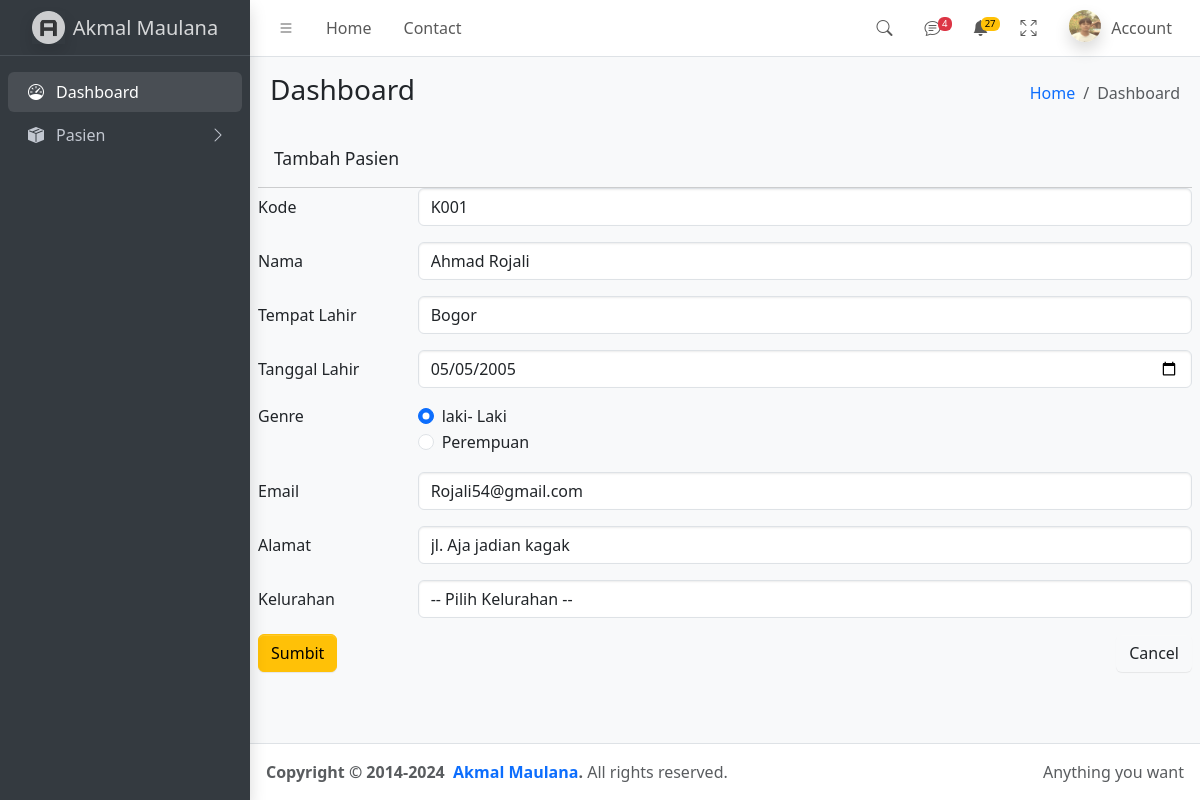
Page /TugasProjectUTS/form_pasien.php?id=1 on the committed database.
### tables this page shows
CREATE TABLE `pasien` (
  `id` int(11) NOT NULL,
  `kode` varchar(8) NOT NULL,
  `nama` varchar(80) NOT NULL,
  `tmp_lahir` varchar(50) NOT NULL,
  `tgl_lahir` date NOT NULL,
  `gender` enum('L','P') NOT NULL,
  `idkelurahan` int(11) DEFAULT NULL,
  `email` varchar(80) NOT NULL,
  `alamat` text NOT NULL
);

### TugasProjectUTS/form_pasien.php (the view, shortened to what this page needs)
<?php
                include_once 'top.php';
                require_once 'dbkoneksi.php';
                $_id = $_GET['id'] ?? '';
                $row = [];
                $tombol = 'Simpan';
                if ($_id) {
                    $sql = "SELECT * FROM pasien WHERE id=?";
                    $st = $dbh->prepare($sql);
                    $st->execute([$_id]);
                    $row = $st->fetch();
                    $tombol = 'Ubah';
                }
        ?>
<?php
                include_once 'top.php';
        ?>
    <div class="app-wrapper">
      <nav class="app-header navbar navbar-expand bg-body">
       <?php include_once 'menu.php'; ?>
      </nav>
      <aside class="app-sidebar bg-body-secondary shadow" data-bs-theme="dark">
        <div class="sidebar-brand">
          <a href="./index.html" class="brand-link">
            <img
              src="./dist/assets/img/AdminLTELogo.png"
              alt="AdminLTE Logo"
              class="brand-image opacity-75 shadow"
            />
            <span class="brand-text fw-light">Akmal Maulana</span>
          </a>
        </div>
        <div class="sidebar-wrapper">
          <?php include_once 'sidebar.php'; ?>
        </div>
      </aside>
      <main class="app-main">
        <div class="app-content-header">
          <div class="container-fluid">
            <div class="row">
              <div class="col-sm-6"><h3 class="mb-0">Dashboard</h3></div>
              <div class="col-sm-6">
                <ol class="breadcrumb float-sm-end">
                  <li class="breadcrumb-item"><a href="index.php">Home</a></li>
                  <li class="breadcrumb-item active" aria-current="page">Dashboard</li>
                </ol>
              </div>
            </div>
          </div>
        </div>
        <div class="app-content">
          <div class="card-header"><div class="card-title">Tambah Pasien</div></div>
                  <form action="proses_pasien.php" method="POST">
                    <div class="card-body">
                      <div class="row mb-3">
                        <label for="text" class="col-sm-2 col-form-label">Kode</label>
                        <div class="col-sm-10">
                          <input type="text" class="form-control" id="kode" name="kode"  value="<?= $row['kode']?? '' ?>" />
                        </div>
                      </div>
                      <div class="row mb-3">
                        <label for="inputPassword3" class="col-sm-2 col-form-label">Nama</label>
                        <div class="col-sm-10">
                          <input type="text " class="form-control" id="nama" name="nama"  value="<?= $row['nama']?? '' ?>"/>
                        </div>
                      </div>
                      <div class="row mb-3">
                        <label for="inputPassword3" class="col-sm-2 col-form-label">Tempat Lahir</label>
                        <div class="col-sm-10">
                          <input type="text" class="form-control" id="tmp_lahir" name="tmp_lahir"  value="<?= $row['tmp_lahir']?? '' ?>" />
                        </div>
                      </div>
                      <div class="row mb-3">
                        <label for="inputPassword3" class="col-sm-2 col-form-label">Tanggal Lahir</label>
                        <div class="col-sm-10">
                          <input type="date" class="form-control" id="tgl_lahir" name="tgl_lahir"  value="<?= $row['tgl_lahir']?? '' ?>"/>
                        </div>
                      </div>
                      <fieldset class="row mb-3">
                        <legend class="col-form-label col-sm-2 pt-0">Genre</legend>
                        <div class="col-sm-10">
                          <div class="form-check">
                            <input
                              class="form-check-input"
                              type="radio"
                              name="gender" id="gender_l" value="L" <?= ($row['gender'] ?? '') === 'L' ? 'checked' : '' ?>>
                            <label class="form-check-label" for="gender_l"> laki- Laki </label>
                          </div>
                          <div class="form-check">
                            <input
                              class="form-check-input"
                              type="radio"
                              name="gender" id="gender_p" value="P" <?= ($row['gender'] ?? '') === 'P' ? 'checked' : '' ?>>
                            <label class="form-check-label" for="gender_p"> Perempuan </label>
                          </div>
                        </div>
                      </fieldset>
                      <div class="row mb-3">
                        <label for="inputPassword3" class="col-sm-2 col-form-label">Email</label>
                        <div class="col-sm-10">
                          <input type="email" class="form-control" id="email" name="email"  value="<?= $row['email']?? '' ?>" />
                        </div>
                      </div>
                      <div class="row mb-3">
                        <label for="inputPassword3" class="col-sm-2 col-form-label">Alamat</label>
                        <div class="col-sm-10">
                          <input type="text" class="form-control" id="alamat" name="alamat"  value="<?= $row['alamat']?? '' ?>"/>
                        </div>
                      </div>
                    </div>
                   <div class="row mb-3">
  <label for="kelurahan" class="col-sm-2 col-form-label">Kelurahan</label>
  <div class="col-sm-10">
    <select id="kelurahan" name="kelurahan_id" class="form-control">
      <option value="">-- Pilih Kelurahan --</option>
    </select>
  </div>
</div>
                    <div class="card-footer ">
                      <button type="submit"  name="proses" value="<?= $tombol ?>" class="btn btn-warning">Sumbit</button>
                      <button type="submit" class="btn float-end">Cancel</button>
                    </div>
                  </form>
      </main>
      <footer class="app-footer">
        <div class="float-end d-none d-sm-inline">Anything you want</div>
        <strong>
          Copyright &copy; 2014-2024&nbsp;
          <a href="https://github.com/Mwlnnaa" class="text-decoration-none">Akmal Maulana</a>.
        </strong>
        All rights reserved.
      </footer>
<?php include 'bottom.php'; ?>

### rows in the picture
pasien: kode "K001", nama "Ahmad Rojali", tmp_lahir "Bogor", tgl_lahir "05/05/2005", gender "☑ laki- Laki", gender "☐ Perempuan", email "Rojali54@gmail.com", alamat "jl. Aja jadian kagak"
